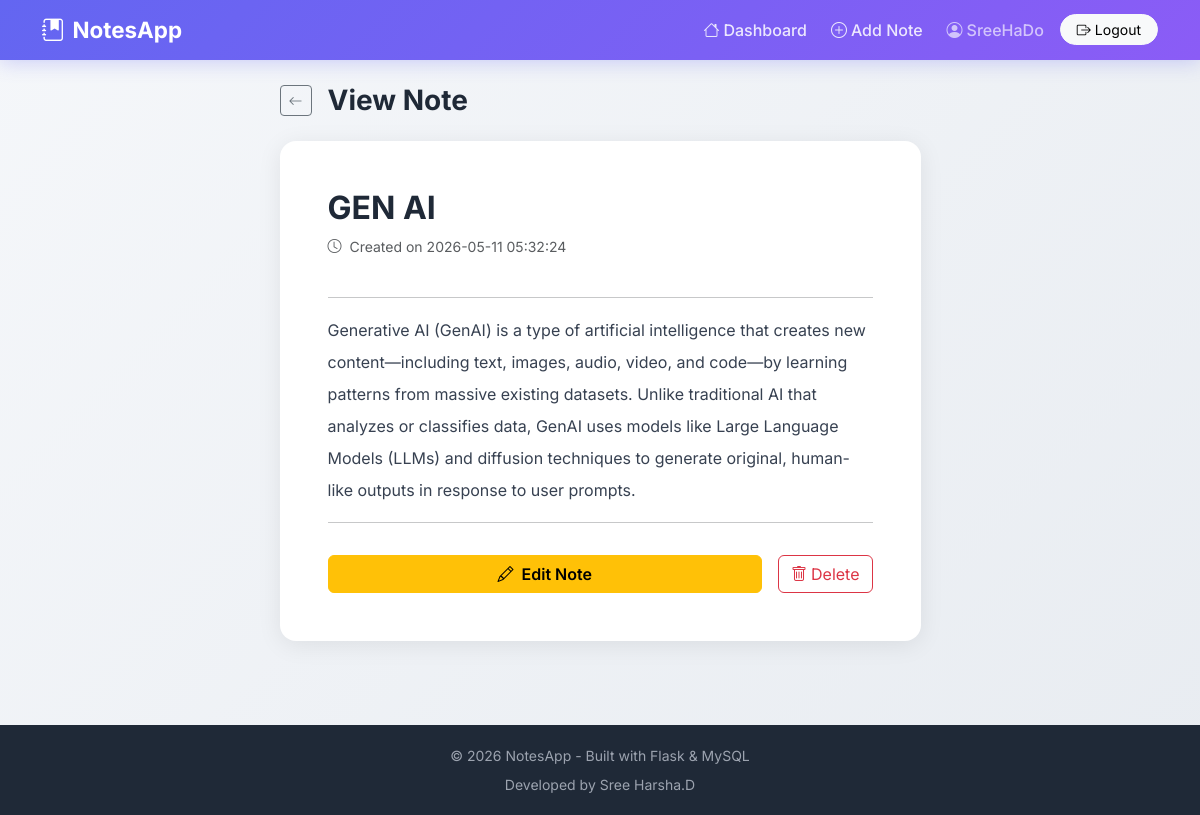
Page /viewnote/2 (signed in) on the committed database.
### tables this page shows
CREATE TABLE notes (
            id INTEGER PRIMARY KEY AUTOINCREMENT,
            title TEXT NOT NULL,
            content TEXT NOT NULL,
            user_id INTEGER NOT NULL,
            created_at TIMESTAMP DEFAULT CURRENT_TIMESTAMP,
            FOREIGN KEY (user_id) REFERENCES users(id) ON DELETE CASCADE
        );

### app.py (the view)
@app.route("/viewnote/<int:note_id>")
def view_note(note_id):
    if "user_id" not in session:
        return redirect("/login")
    con = get_db()
    cur = con.cursor()
    cur.execute(
        "SELECT * FROM notes WHERE id = ? AND user_id = ?",
        (note_id, session["user_id"])
    )
    note = cur.fetchone()
    con.close()
    if not note:
        flash("Note not found or access denied.", "danger")
        return redirect("/dashboard")
    return render_template("view_note.html", note=note)

### app.py (called while the page is built)
def get_db():
    con = sqlite3.connect("notes_db.db")
    return con

### templates/view_note.html (shortened to what this page needs)
{% extends "base.html" %}
{% block content %}
<div class="row justify-content-center">
    <div class="col-12 col-md-8 col-lg-7">
        <div class="d-flex align-items-center gap-3 mb-4">
            <a href="/dashboard" class="btn btn-outline-secondary btn-sm">
                <i class="bi bi-arrow-left"></i>
            </a>
            <h3 class="page-header mb-0">View Note</h3>
        </div>
        <div class="card p-4 p-md-5">
            <h2 class="fw-bold mb-2" style="color:#1f2937;">{{ note[1] }}</h2>
            <p class="text-muted small mb-4">
                <i class="bi bi-clock me-1"></i>
                Created on {{ note[4] if note[4] else 'Unknown date' }}
            </p>
            <hr>
            <div class="note-content lh-lg" style="white-space: pre-wrap; color:#374151;">{{ note[2] }}</div>
            <hr>
            <div class="d-flex gap-3 mt-3">
                <a href="/editnote/{{ note[0] }}" class="btn btn-warning flex-fill fw-semibold">
                    <i class="bi bi-pencil me-2"></i>Edit Note
                </a>
                <button class="btn btn-outline-danger" data-bs-toggle="modal" data-bs-target="#confirmDelete">
                    <i class="bi bi-trash me-1"></i>Delete
                </button>
            </div>
        </div>
    </div>
</div>
{% endblock %}

### templates/base.html (style rules this page uses)
body { font-family: 'Inter', sans-serif; background: linear-gradient(135deg, #f5f7fa 0%, #e8ecf1 100%); min-height: 100vh; }
.card { border: none; border-radius: 16px; box-shadow: 0 4px 24px rgba(0,0,0,0.08); transition: transform 0.2s ease, box-shadow 0.2s ease; }
.page-header { color: #1f2937; font-weight: 700; }

### rows in the picture
notes: title "GEN AI", created_at "2026-05-11 05:32:24", content "Generative AI (GenAI) is a type of artificial intelligence that creates new content—including text, images, audio, video, and code—by learning patterns from massive existing datasets. Unlike traditional AI that analyzes or classifies data, GenAI uses models like Large Language Models (LLMs) and diffusion techniques to generate original, human-like outputs in response to user prompts."

### other values in the picture
{{ session.get("username") }} "SreeHaDo"
